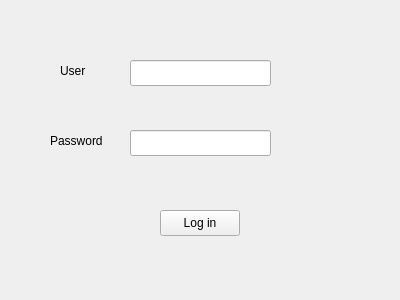
<?xml version="1.0" encoding="UTF-8"?>
<ui version="4.0">
 <class>login</class>
 <widget class="QWidget" name="login">
  <property name="geometry">
   <rect>
    <x>0</x>
    <y>0</y>
    <width>400</width>
    <height>300</height>
   </rect>
  </property>
  <property name="windowTitle">
   <string>Form</string>
  </property>
  <widget class="QPushButton" name="pushButton">
   <property name="geometry">
    <rect>
     <x>160</x>
     <y>210</y>
     <width>80</width>
     <height>26</height>
    </rect>
   </property>
   <property name="text">
    <string>Log in</string>
   </property>
  </widget>
  <widget class="QLineEdit" name="user">
   <property name="geometry">
    <rect>
     <x>130</x>
     <y>60</y>
     <width>141</width>
     <height>26</height>
    </rect>
   </property>
  </widget>
  <widget class="QLineEdit" name="pswd">
   <property name="geometry">
    <rect>
     <x>130</x>
     <y>130</y>
     <width>141</width>
     <height>26</height>
    </rect>
   </property>
   <property name="echoMode">
    <enum>QLineEdit::Password</enum>
   </property>
  </widget>
  <widget class="QLabel" name="label">
   <property name="geometry">
    <rect>
     <x>60</x>
     <y>50</y>
     <width>59</width>
     <height>41</height>
    </rect>
   </property>
   <property name="text">
    <string>User</string>
   </property>
  </widget>
  <widget class="QLabel" name="label_2">
   <property name="geometry">
    <rect>
     <x>50</x>
     <y>120</y>
     <width>71</width>
     <height>41</height>
    </rect>
   </property>
   <property name="text">
    <string>Password</string>
   </property>
  </widget>
 </widget>
 <resources/>
 <connections/>
</ui>
